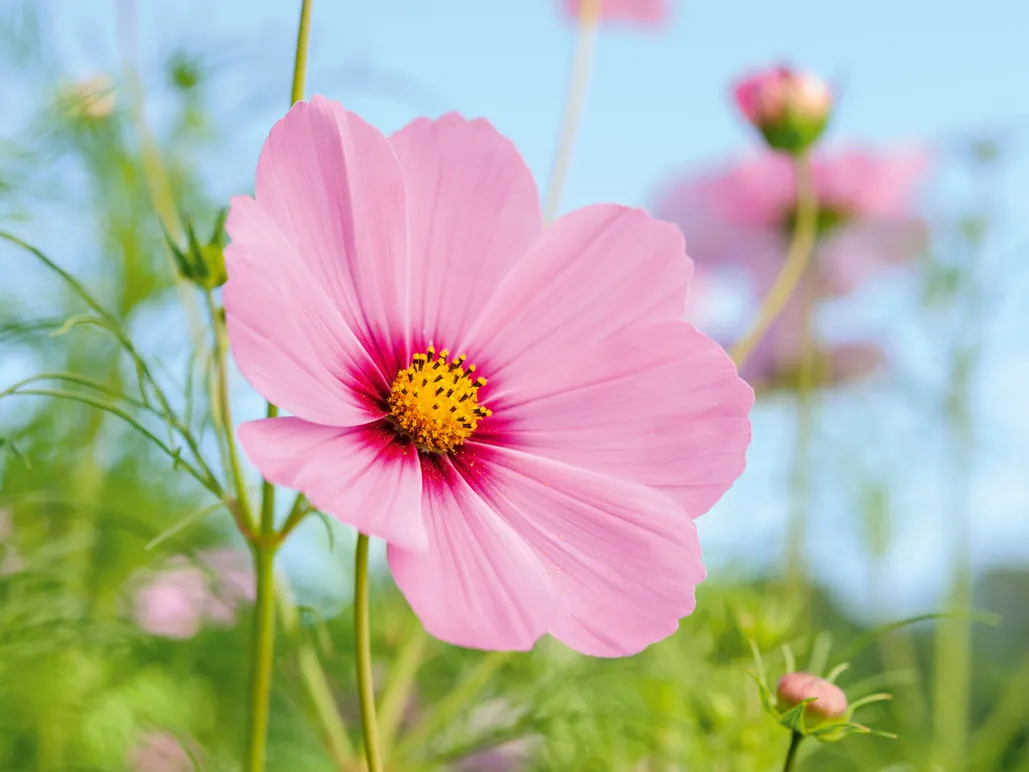
#> input picture input.jpeg, 1029 x 772 px
$ python -i app.py   (imports and definitions only)
#> lines starting #> are read from the running program, lines starting #| are printed output that depends on the picture
import os
from flask import Flask, request, render_template, send_file, url_for

# [1 line not run here, left out]

def convert_to_sketch(input_path, output_path):
#> called with input_path = 'input.jpeg', output_path = 'out.png'
    import cv2
    image = cv2.imread(input_path)
#> image is the input picture: shape (772, 1029, 3); mean B, G, R 164.6, 177.2, 178.9
    image = cv2.cvtColor(image, cv2.COLOR_BGR2RGB)
    gray = cv2.cvtColor(image, cv2.COLOR_RGB2GRAY)
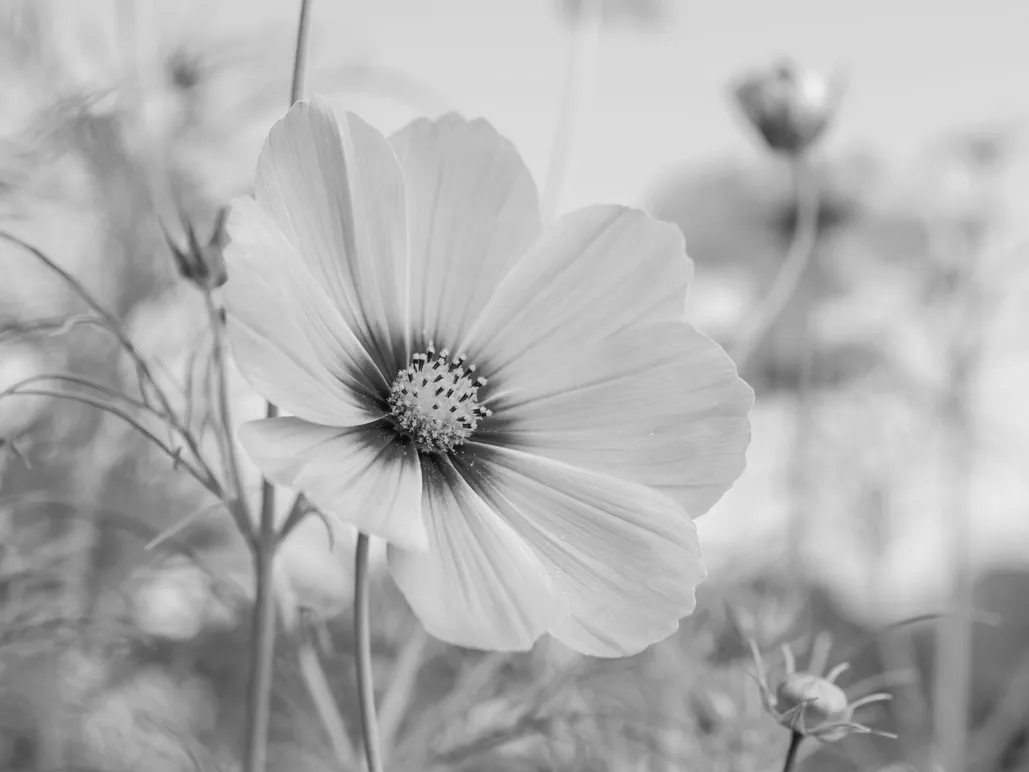
#> gray: shape (772, 1029); min 6, max 240, mean 176.3
    inverted = 255 - gray
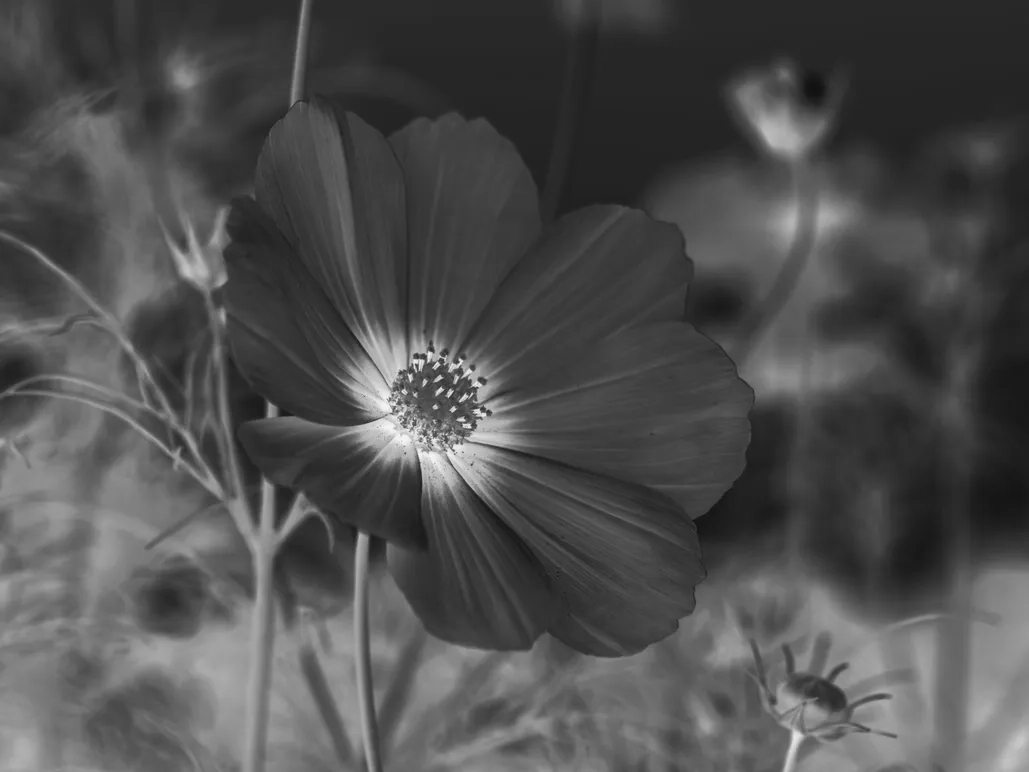
#> inverted: shape (772, 1029); min 15, max 249, mean 78.7
    blur = cv2.GaussianBlur(inverted, (25, 25), 0)
    sketch = cv2.divide(gray, 255 - blur, scale=256)
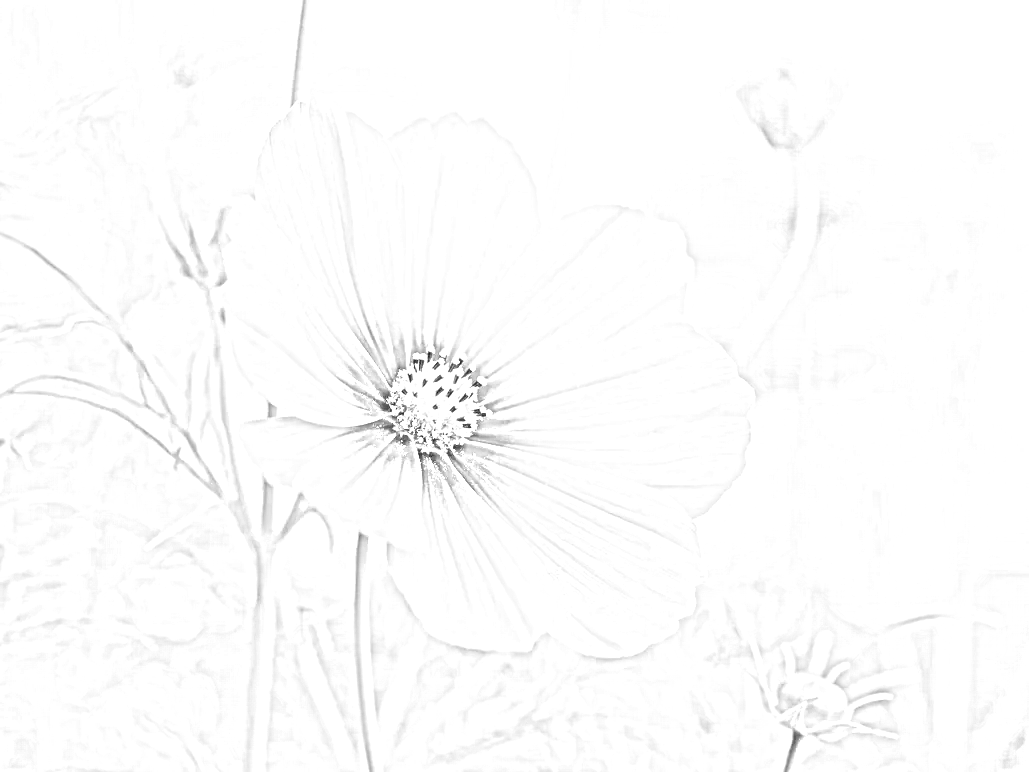
#> sketch: shape (772, 1029); min 27, max 255, mean 252.5
    cv2.imwrite(output_path, sketch)

# [10 lines that did not run here, left out]

# [3 lines that did not run here, left out]

# [2 lines not run here, left out]

>>> result = convert_to_sketch('input.jpeg', 'out.png')
